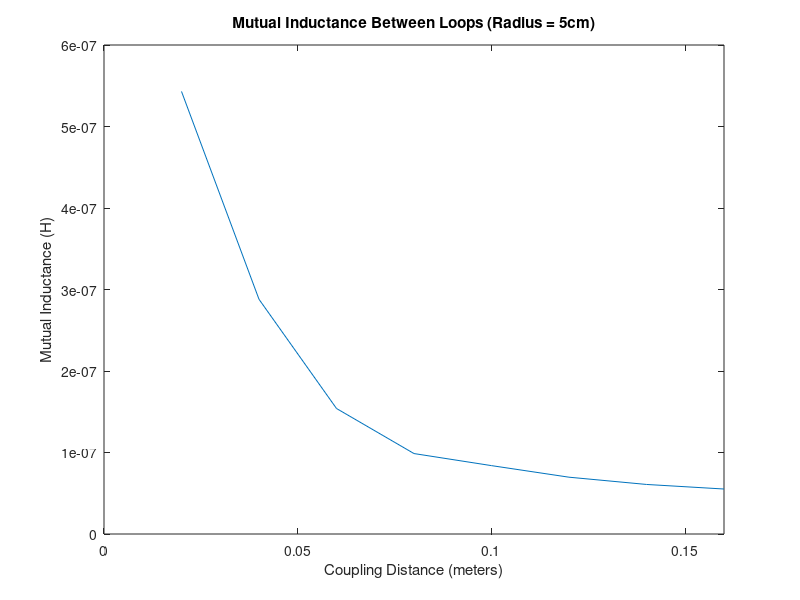

Source code (MATLAB):
%EECS 230 Lab 5
%Questions 1.1 Plots
close
clear

distance = [0.02 0.04 0.06 0.08 0.10 0.12 0.14 0.16];
Mnine = [822 714 492 364 278 208 174 15.2]*10^-9;
Mfive = [543 288 154 98.7 83.9 69.7 60.8 55.2]*10^-9;

plot(distance, Mnine)
title('Mutual Inductance Between Loops (Radius = 9cm)')
xlabel('Coupling Distance (meters)')
ylabel('Mutual Inductance (H)')
axis([0 0.16 0 9*10^-7])
pause
plot(distance, Mfive)
title('Mutual Inductance Between Loops (Radius = 5cm)')
xlabel('Coupling Distance (meters)')
ylabel('Mutual Inductance (H)')
axis([0 0.16 0 6*10^-7])
pause

close